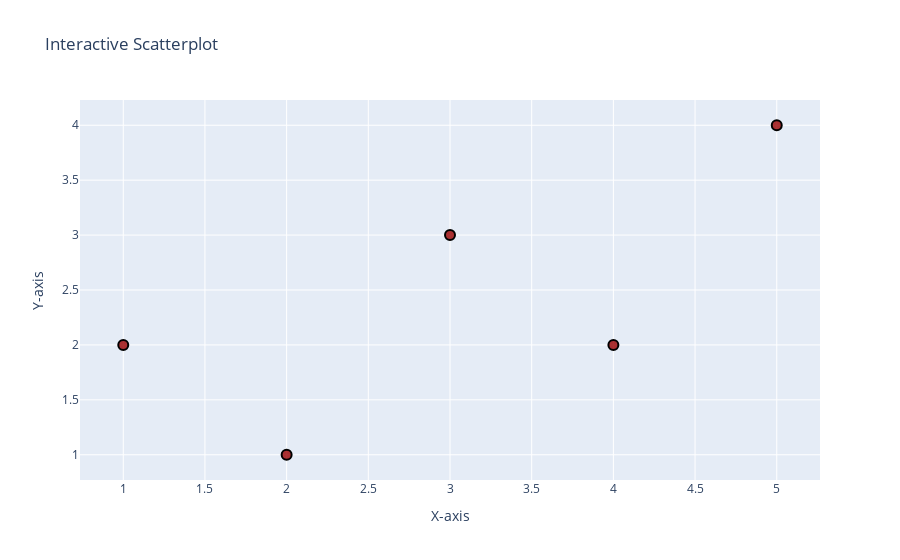

The cell this chart's notebook holds for it:
### Code cell
import plotly.graph_objs as go
import webbrowser

# Create data
x = [1, 2, 3, 4, 5]
y = [2, 1, 3, 2, 4]
labels = ['Point 1', 'Point 2', 'Point 3', 'Point 4', 'Point 5']
files = ['file1.txt', 'file2.txt', 'file3.txt', 'file4.txt', 'file5.txt']

# Create trace
trace = go.Scatter(
    x=x,
    y=y,
    mode='markers',
    marker=dict(
        size=10,
        color='rgba(152, 0, 0, .8)',
        line=dict(
            width=2,
            color='rgb(0, 0, 0)'
        )
    ),
    text=labels,
    hoverinfo='text',
    customdata=files
)

# Create layout
layout = go.Layout(
    title='Interactive Scatterplot',
    xaxis=dict(title='X-axis'),
    yaxis=dict(title='Y-axis'),
    hovermode='closest'
)

# Create figure
fig = go.Figure(data=[trace], layout=layout)

# Define callback function for clicking on points
def on_click(trace, points, state):
    if points.point_inds:
        file = trace.customdata[points.point_inds[0]]
        print(f"Opening file {file}...")
        webbrowser.open_new_tab(file)


# Add callback function to figure
fig.data[0].on_click(on_click)

# Show figure
fig.show()

### Figure 1 — Plotly figure (JSON) as saved in the notebook; plotly's stock layout.template omitted (floating-point values rounded to 4 significant figures)
{"data": [{"customdata": ["file1.txt", "file2.txt", "file3.txt", "file4.txt", "file5.txt"], "hoverinfo": "text", "marker": {"color": "rgba(152, 0, 0, .8)", "line": {"color": "rgb(0, 0, 0)", "width": 2}, "size": 10}, "mode": "markers", "text": ["Point 1", "Point 2", "Point 3", "Point 4", "Point 5"], "type": "scatter", "x": [1, 2, 3, 4, 5], "y": [2, 1, 3, 2, 4]}], "layout": {"hovermode": "closest", "title": {"text": "Interactive Scatterplot"}, "xaxis": {"title": {"text": "X-axis"}}, "yaxis": {"title": {"text": "Y-axis"}}}}
